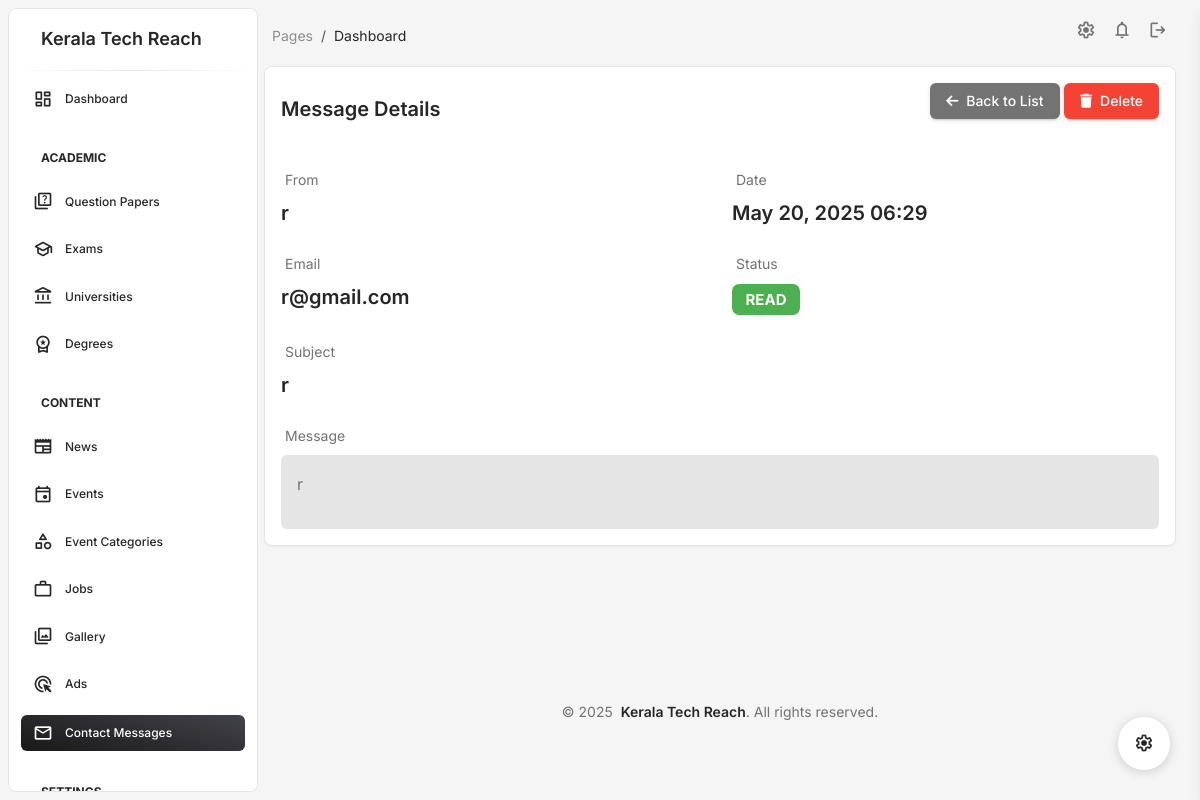
Page /admindashboard/contact-messages/2/ (signed in) on the committed database.
### admindashboard/models.py (models this page shows, shortened)
class ContactUs(models.Model):
    name = models.CharField(max_length=100)
    email = models.EmailField()
    subject = models.CharField(max_length=200)
    message = models.TextField()
    created_at = models.DateTimeField(auto_now_add=True)
    is_read = models.BooleanField(default=False)
    class Meta:
        verbose_name = 'Contact Message'
        verbose_name_plural = 'Contact Messages'
        ordering = ['-created_at']

### admindashboard/views/contact_messages.py (the view)
# urls.py: path('contact-messages/<int:pk>/', contact_message_detail, name='contact_message_detail'),
@login_required
def contact_message_detail(request, pk):
    contact_message = get_object_or_404(ContactUs, pk=pk)
    if not contact_message.is_read:
        contact_message.is_read = True
        contact_message.save()
    return render(request, 'admindashboard/contact/detail.html', {
        'message': contact_message
    })

### admindashboard/templates/admindashboard/contact/detail.html (shortened to what this page needs)
{% extends 'admindashboard/base.html' %}
{% block content %}
<div class="container-fluid">
    <div class="card">
        <div class="card-header">
            <div class="d-flex justify-content-between align-items-center">
                <h5 class="mb-0">Message Details</h5>
                <div>
                    <a href="{% url 'admindashboard:contact_messages' %}" class="btn btn-secondary">
                        <i class="fas fa-arrow-left me-1"></i> Back to List
                    </a>
                    <a href="{% url 'admindashboard:contact_message_delete' message.pk %}" class="btn btn-danger">
                        <i class="fas fa-trash me-1"></i> Delete
                    </a>
                </div>
            </div>
        </div>
        <div class="card-body">
            <div class="row">
                <div class="col-md-6">
                    <div class="mb-4">
                        <label class="text-muted">From</label>
                        <h5>{{ message.name }}</h5>
                    </div>
                    <div class="mb-4">
                        <label class="text-muted">Email</label>
                        <h5>{{ message.email }}</h5>
                    </div>
                </div>
                <div class="col-md-6">
                    <div class="mb-4">
                        <label class="text-muted">Date</label>
                        <h5>{{ message.created_at|date:"F d, Y H:i" }}</h5>
                    </div>
                    <div class="mb-4">
                        <label class="text-muted">Status</label>
                        <h5>
                            {% if message.is_read %}
                                <span class="badge bg-success">Read</span>
                            {% else %}
                                <span class="badge bg-primary">New</span>
                            {% endif %}
                        </h5>
                    </div>
                </div>
            </div>
            <div class="mb-4">
                <label class="text-muted">Subject</label>
                <h5>{{ message.subject }}</h5>
            </div>
            <div>
                <label class="text-muted">Message</label>
                <div class="p-3 bg-light rounded">
                    {{ message.message|linebreaks }}
                </div>
            </div>
        </div>
    </div>
</div>
{% endblock %}

### admindashboard/templates/admindashboard/base.html (style rules this page uses)
body { min-height: 100vh; display: flex; flex-direction: column; }

### rows in the picture
ContactUs: name "r", email "r@gmail.com", created_at "May 20, 2025 06:29", subject "r", message "r"
